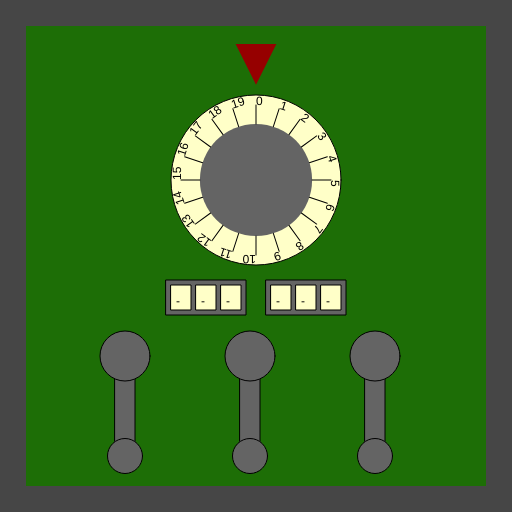
Frame 1 (no input)
Frame 60 (no input): identical to frame 1, image omitted
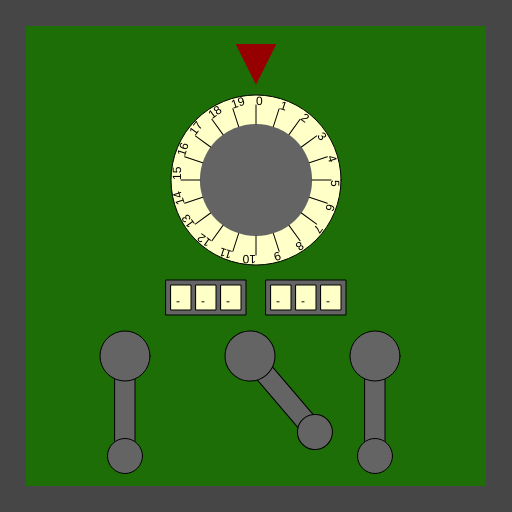
Frame 120 (the mouse pressed at the canvas centre since frame 60)

The p5.js sketch that drew these frames (run headless with seeded random() and noise() and a simulated clock; from frame 60 on, the mouse is pressed at the canvas centre):

// p5.js sketch
// ── sketch.js
/*

Officer: 2481930
CaseNum: 303-3-15583554-2481930

Case 303 - The Case of the Crooked Attorney
Stage 4 - The Courthouse

Torvalds has his final safe in his courthouse chambers. Luckily there is a court case proceeding.
You can sneak into his chambers whilst he makes his closing statement.

Crack the safe by doing the following:

	Whilst the mouse is being dragged:
	- Use the 'map' function to scale mouseX to values ranging from 3 to 16.
	- Assign the output to RestrictedStorageCombination0

	When any key is pressed:
	- Use the 'random' function to produce random values ranging from 1 to 9.
	- Assign the output to RestrictedStorageCombination1

	When any key is pressed:
	- Make RestrictedStorageCombination2 equal to the value of 'keyCode'

	When the mouse button is released:
	- Use the 'map' function to scale mouseX to values ranging from 19 to 71.
	- Assign the output to RestrictedStorageCombination3

	When the mouse button is pressed:
	- Use the 'map' function to scale mouseY to values ranging from 10 to 71.
	- Assign the output to RestrictedStorageCombination4

	Whilst the mouse is being dragged:
	- Use the 'map' function to scale mouseY to values ranging from 16 to 79.
	- Assign the output to RestrictedStorageCombination5



This time you'll need to create the relevant event handlers yourself.

There are many possible ways of investigating this case, but you
should use ONLY the following commands:

	- The assignment operator aka. the equals sign !
	- mouseX, mouseY
	- key, keyCode
	- random
	- map

*/

//declare the variables

var RestrictedStorageCombination0;
var RestrictedStorageCombination1;
var RestrictedStorageCombination2;
var RestrictedStorageCombination3;
var RestrictedStorageCombination4;
var RestrictedStorageCombination5;


function preload()
{
	//IMAGES WILL BE LOADED HERE

}

function setup()
{
	createCanvas(512,512);

	//initialise the variables
	RestrictedStorageCombination0 = 0;
	RestrictedStorageCombination1 = "";
	RestrictedStorageCombination2 = "";
	RestrictedStorageCombination3 = 0;
	RestrictedStorageCombination4 = 0;
	RestrictedStorageCombination5 = 0;

}

///////////////////EVENT HANDLERS///////////////////

//Create event handlers here to open the safe ...

function mouseDragged(){
    RestrictedStorageCombination0 = map(mouseX, 0, width, 3, 16, true);
    RestrictedStorageCombination5 = map(mouseY, 0, width, 16, 79, true);
    
    console.log('С0:'+RestrictedStorageCombination0+' mouseX:'+mouseX+' Width:'+width);
//    ' C1:'+RestrictedStorageCombination1+' C2: '+RestrictedStorageCombination2+' C3: '+RestrictedStorageCombination3+' C4: '+RestrictedStorageCombination4+' C5: '+RestrictedStorageCombination5);
}

function keyPressed(){
    RestrictedStorageCombination1 = random(1,9);
    RestrictedStorageCombination2 = keyCode;
}

function mouseReleased(){
    RestrictedStorageCombination3 = map(mouseX, 0, width, 19, 71, true);
}

function mousePressed(){
    RestrictedStorageCombination4 = map(mouseY, 0, height, 10, 71, true);
}




///////////////DO NOT CHANGE CODE BELOW THIS POINT///////////////////

function draw()
{

	//Draw the safe door
	background(70);
	noStroke();
	fill(29,110,6);
	rect(26,26,width-52,width-52);

	//Draw the combination dial
	push();
	translate(256,180);
	drawDial(170,RestrictedStorageCombination0,20);
	pop();

	//Draw the spinners
	push();
	translate(206,280);
	drawSpinner(3, RestrictedStorageCombination1);
	pop();

	push();
	translate(306,280);
	drawSpinner(3, RestrictedStorageCombination2);
	pop();

	//Draw the levers
	push();
	translate(125,356);
	drawLever(RestrictedStorageCombination3);
	pop();

	push();
	translate(250,356);
	drawLever(RestrictedStorageCombination4);
	pop();

	push();
	translate(375,356);
	drawLever(RestrictedStorageCombination5);
	pop();

}

function drawDial(diameter,num,maxNum)
{
	//the combination lock

	var r = diameter * 0.5;
	var p = r * 0.6;

	stroke(0);
	fill(255,255,200);
	ellipse(0,0,diameter,diameter);
	fill(100);
	noStroke();
	ellipse(0,0,diameter*0.66,diameter*0.66);
	fill(150,0,0);
	triangle(
		-p * 0.4,-r-p,
		p * 0.4,-r-p,
		0,-r-p/5
	);

	noStroke();

	push();
	var inc = 360/maxNum;

	rotate(radians(-num * inc));
	for(var i = 0; i < maxNum; i++)
	{
		push();
		rotate(radians(i * inc));
		stroke(0);
		line(0,-r*0.66,0,-(r-10));
		noStroke();
		fill(0);
		text(i,0,-(r-10));
		pop();
	}

	pop();
}

function drawLever(rot)
{
	push();
	rotate(radians(-rot))
	stroke(0);
	fill(100);
	rect(-10,0,20,100);
	ellipse(0,0,50,50);
	ellipse(0,100,35,35);
	pop();
}

function drawSpinner(numSpinners, val)
{
	var sw = 20;
	var ow = (sw + 5) * numSpinners + 5;
	stroke(0);
	fill(100);
	rect(-ow/2,0,ow,35);
	if(typeof(val) == "number")
	{
		val = floor(val).toString(); //convert to string
	}
	var d = numSpinners - val.length;

	for(var d = numSpinners - val.length; d > 0; d--)
	{
		val = "-" + val;
	}

	for(var i = 0; i < numSpinners; i++)
	{
		stroke(0);
		fill(255,255,200);
		rect(-ow/2 + i * (sw + 5) + 5,5,20,25);
		fill(0);
		noStroke();
		text(val[i],-ow/2 + sw/2 + i * (sw +5),25);
	}

}
